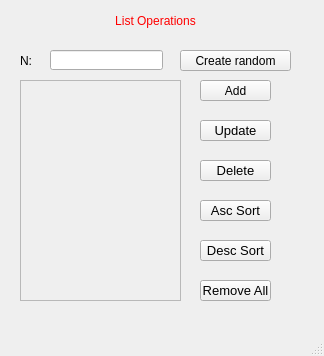
<?xml version="1.0" encoding="UTF-8"?>
<ui version="4.0">
 <class>MainWindow</class>
 <widget class="QMainWindow" name="MainWindow">
  <property name="geometry">
   <rect>
    <x>0</x>
    <y>0</y>
    <width>324</width>
    <height>356</height>
   </rect>
  </property>
  <property name="windowTitle">
   <string>Nguyễn Như Quỳnh 798 - MainWindow</string>
  </property>
  <widget class="QWidget" name="centralwidget">
   <widget class="QLabel" name="label">
    <property name="geometry">
     <rect>
      <x>20</x>
      <y>10</y>
      <width>271</width>
      <height>21</height>
     </rect>
    </property>
    <property name="styleSheet">
     <string notr="true">color: rgb(255, 0, 0);
font: 18pt &quot;MS Shell Dlg 2&quot;;</string>
    </property>
    <property name="text">
     <string>List Operations</string>
    </property>
    <property name="alignment">
     <set>Qt::AlignCenter</set>
    </property>
   </widget>
   <widget class="QLabel" name="label_2">
    <property name="geometry">
     <rect>
      <x>20</x>
      <y>50</y>
      <width>41</width>
      <height>21</height>
     </rect>
    </property>
    <property name="styleSheet">
     <string notr="true">font: 14pt &quot;MS Shell Dlg 2&quot;;</string>
    </property>
    <property name="text">
     <string>N:</string>
    </property>
   </widget>
   <widget class="QLineEdit" name="lineEditN">
    <property name="geometry">
     <rect>
      <x>50</x>
      <y>50</y>
      <width>113</width>
      <height>20</height>
     </rect>
    </property>
   </widget>
   <widget class="QPushButton" name="pushButtonCreate">
    <property name="geometry">
     <rect>
      <x>180</x>
      <y>50</y>
      <width>111</width>
      <height>21</height>
     </rect>
    </property>
    <property name="styleSheet">
     <string notr="true">font: 14pt &quot;MS Shell Dlg 2&quot;;</string>
    </property>
    <property name="text">
     <string>Create random</string>
    </property>
   </widget>
   <widget class="QPushButton" name="pushButtonAdd">
    <property name="geometry">
     <rect>
      <x>200</x>
      <y>80</y>
      <width>71</width>
      <height>21</height>
     </rect>
    </property>
    <property name="styleSheet">
     <string notr="true">font: 10pt &quot;MS Shell Dlg 2&quot;;</string>
    </property>
    <property name="text">
     <string>Add</string>
    </property>
   </widget>
   <widget class="QPushButton" name="pushButtonUpdate">
    <property name="geometry">
     <rect>
      <x>200</x>
      <y>120</y>
      <width>71</width>
      <height>21</height>
     </rect>
    </property>
    <property name="font">
     <font>
      <family>MS Shell Dlg 2</family>
      <pointsize>10</pointsize>
      <weight>50</weight>
      <italic>false</italic>
      <bold>false</bold>
     </font>
    </property>
    <property name="styleSheet">
     <string notr="true">font: 10pt &quot;MS Shell Dlg 2&quot;;</string>
    </property>
    <property name="text">
     <string>Update</string>
    </property>
   </widget>
   <widget class="QPushButton" name="pushButtonDelete">
    <property name="geometry">
     <rect>
      <x>200</x>
      <y>160</y>
      <width>71</width>
      <height>21</height>
     </rect>
    </property>
    <property name="font">
     <font>
      <family>MS Shell Dlg 2</family>
      <pointsize>10</pointsize>
      <weight>50</weight>
      <italic>false</italic>
      <bold>false</bold>
     </font>
    </property>
    <property name="styleSheet">
     <string notr="true">font: 10pt &quot;MS Shell Dlg 2&quot;;
</string>
    </property>
    <property name="text">
     <string>Delete</string>
    </property>
   </widget>
   <widget class="QPushButton" name="pushButtonAscSort">
    <property name="geometry">
     <rect>
      <x>200</x>
      <y>200</y>
      <width>71</width>
      <height>21</height>
     </rect>
    </property>
    <property name="font">
     <font>
      <family>MS Shell Dlg 2</family>
      <pointsize>10</pointsize>
      <weight>50</weight>
      <italic>false</italic>
      <bold>false</bold>
     </font>
    </property>
    <property name="styleSheet">
     <string notr="true">font: 10pt &quot;MS Shell Dlg 2&quot;;</string>
    </property>
    <property name="text">
     <string>Asc Sort</string>
    </property>
   </widget>
   <widget class="QPushButton" name="pushButtonDescSort">
    <property name="geometry">
     <rect>
      <x>200</x>
      <y>240</y>
      <width>71</width>
      <height>21</height>
     </rect>
    </property>
    <property name="font">
     <font>
      <family>MS Shell Dlg 2</family>
      <pointsize>10</pointsize>
      <weight>50</weight>
      <italic>false</italic>
      <bold>false</bold>
     </font>
    </property>
    <property name="styleSheet">
     <string notr="true">font: 10pt &quot;MS Shell Dlg 2&quot;;</string>
    </property>
    <property name="text">
     <string>Desc Sort</string>
    </property>
   </widget>
   <widget class="QPushButton" name="pushButtonRemoveAll">
    <property name="geometry">
     <rect>
      <x>200</x>
      <y>280</y>
      <width>71</width>
      <height>21</height>
     </rect>
    </property>
    <property name="font">
     <font>
      <family>MS Shell Dlg 2</family>
      <pointsize>10</pointsize>
      <weight>50</weight>
      <italic>false</italic>
      <bold>false</bold>
     </font>
    </property>
    <property name="styleSheet">
     <string notr="true">font: 10pt &quot;MS Shell Dlg 2&quot;;</string>
    </property>
    <property name="text">
     <string>Remove All</string>
    </property>
   </widget>
   <widget class="QScrollArea" name="scrollArea">
    <property name="geometry">
     <rect>
      <x>20</x>
      <y>80</y>
      <width>161</width>
      <height>221</height>
     </rect>
    </property>
    <property name="widgetResizable">
     <bool>true</bool>
    </property>
    <widget class="QWidget" name="scrollAreaWidgetContents">
     <property name="geometry">
      <rect>
       <x>0</x>
       <y>0</y>
       <width>159</width>
       <height>219</height>
      </rect>
     </property>
     <layout class="QVBoxLayout" name="verticalLayout_2">
      <item>
       <layout class="QVBoxLayout" name="verticalLayout"/>
      </item>
     </layout>
    </widget>
   </widget>
  </widget>
  <widget class="QMenuBar" name="menubar">
   <property name="geometry">
    <rect>
     <x>0</x>
     <y>0</y>
     <width>324</width>
     <height>18</height>
    </rect>
   </property>
  </widget>
  <widget class="QStatusBar" name="statusbar"/>
 </widget>
 <resources/>
 <connections/>
</ui>
